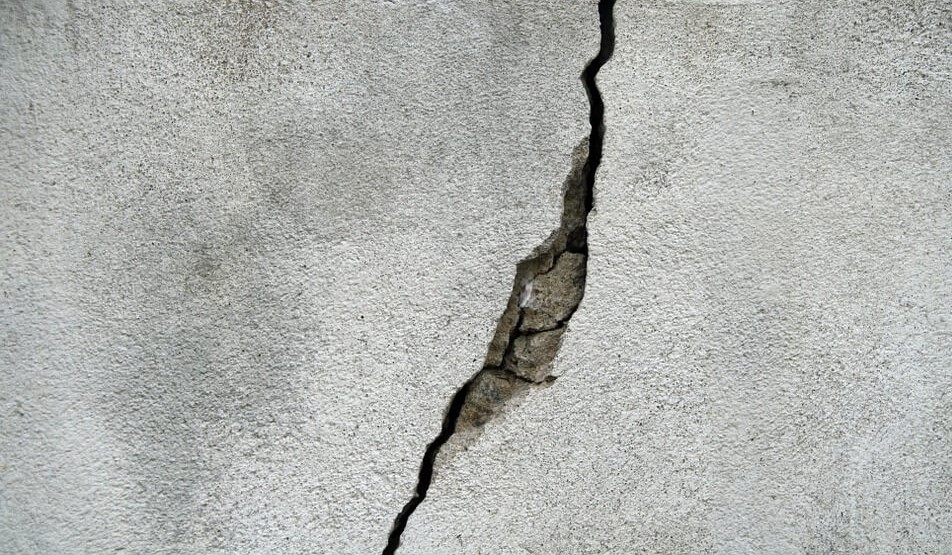
%> input picture crack.jpg, 952 x 555 px
$ octave image_binarize_and_crop.m   (GNU Octave 9; MATLAB toolbox functions it lacks are replaced by stand-ins)
%> lines starting %> are read from the running program, lines starting %| are printed output that depends on the picture; in (x1, y1, x2, y2) boxes, pixels count from 0 and x2, y2 are one past the last pixel; in counts of white or black regions, pixels touching at a corner belong together; the program's own positions count from 1
I=imread("crack.jpg");
%> I is the input picture: size 555x952x3 uint8; mean R, G, B 176.1, 177.9, 175

I_gray=rgb2gray(I);      % convert to rgb
I_gray_adj=imadjust(I_gray);    % adjust contrast

H=fspecial("average",3); %filter
I_filter=imfilter(I_gray_adj,H,'replicate');   % apply filter
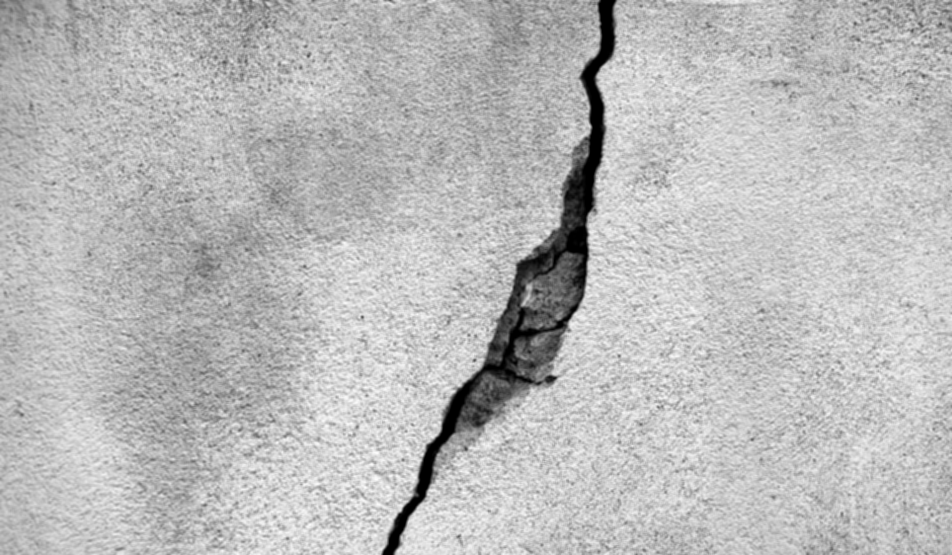
%> I_filter: size 555x952 uint8; min 0, max 253, mean 186.2


BW=imbinarize(I_filter,"adaptive","ForegroundPolarity","dark");  % convert picture into binary
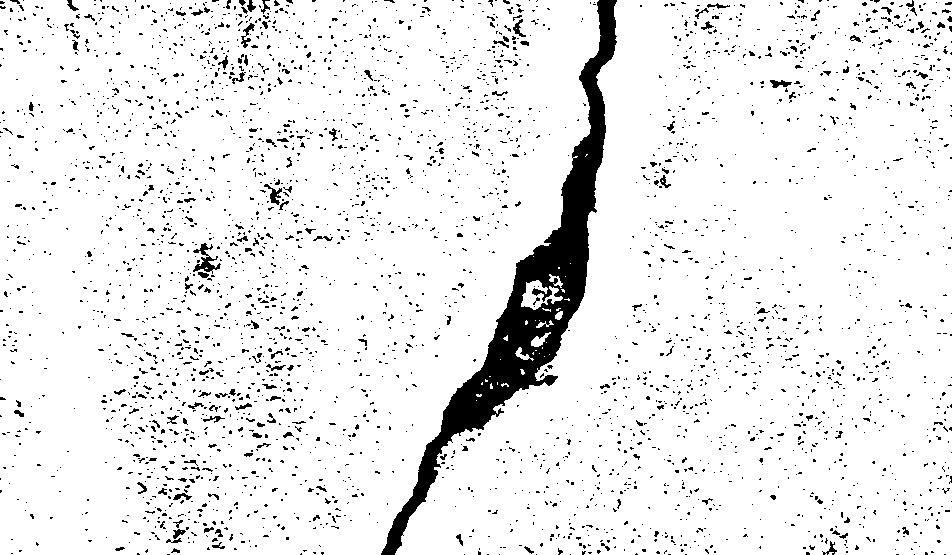
%> BW: size 555x952 logical; 92.6% white; 3460 black regions (3295 under 20 px), largest, box (x1, y1, x2, y2) and area: (381, 0, 617, 555) 18433, (193, 243, 221, 274) 311, (264, 184, 282, 205) 139

SE=strel("rectangle",[2 8]);      % structure element

BW_background=imclose(BW,SE);   % removing background
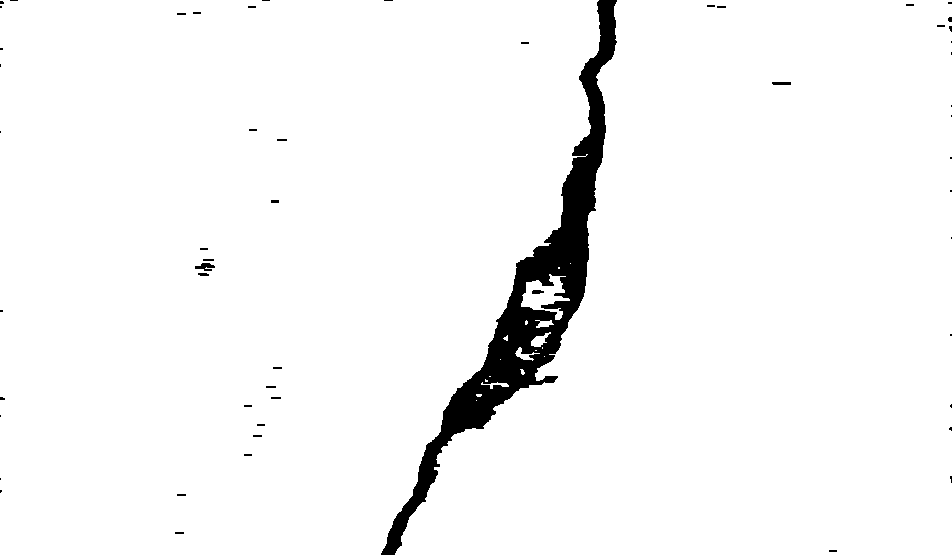
%> BW_background: size 555x952 logical; 96.5% white; 55 black regions (45 under 20 px), largest, box (x1, y1, x2, y2) and area: (381, 0, 617, 555) 17908, (195, 263, 215, 271) 96, (772, 82, 791, 85) 56

H2=fspecial("average",8);            % again filtering   optional remove if you want
I_BW=imfilter(BW_background,H2,'replicate');   % applying filter
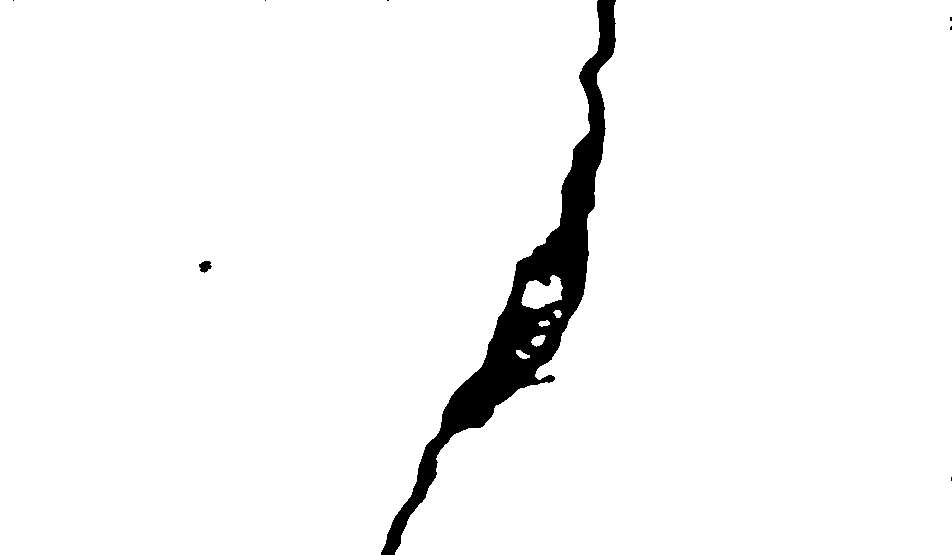
%> I_BW: size 555x952 logical; 96.5% white; 8 black regions (6 under 20 px), largest, box (x1, y1, x2, y2) and area: (381, 0, 616, 555) 18363, (199, 261, 212, 273) 105

imshow(I_BW);
title("drag a rectangle");
%> (the run ends here)
